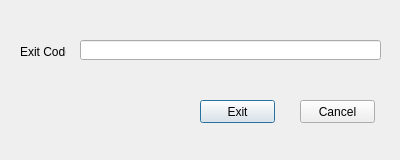
<?xml version="1.0" encoding="UTF-8"?>
<ui version="4.0">
 <class>ExitDialog</class>
 <widget class="QDialog" name="ExitDialog">
  <property name="geometry">
   <rect>
    <x>0</x>
    <y>0</y>
    <width>400</width>
    <height>160</height>
   </rect>
  </property>
  <property name="windowTitle">
   <string>Enter Exit Code</string>
  </property>
  <widget class="QPushButton" name="exitButton">
   <property name="geometry">
    <rect>
     <x>200</x>
     <y>100</y>
     <width>75</width>
     <height>23</height>
    </rect>
   </property>
   <property name="text">
    <string>Exit</string>
   </property>
  </widget>
  <widget class="QPushButton" name="cancelButton">
   <property name="geometry">
    <rect>
     <x>300</x>
     <y>100</y>
     <width>75</width>
     <height>23</height>
    </rect>
   </property>
   <property name="text">
    <string>Cancel</string>
   </property>
  </widget>
  <widget class="QLabel" name="exitCodeLabel">
   <property name="geometry">
    <rect>
     <x>20</x>
     <y>45</y>
     <width>46</width>
     <height>13</height>
    </rect>
   </property>
   <property name="text">
    <string>Exit Code:</string>
   </property>
  </widget>
  <widget class="QLineEdit" name="exitCodeLine">
   <property name="geometry">
    <rect>
     <x>80</x>
     <y>40</y>
     <width>301</width>
     <height>20</height>
    </rect>
   </property>
  </widget>
  <widget class="QLabel" name="errorLabel">
   <property name="geometry">
    <rect>
     <x>40</x>
     <y>70</y>
     <width>331</width>
     <height>16</height>
    </rect>
   </property>
   <property name="text">
    <string/>
   </property>
  </widget>
 </widget>
 <resources/>
 <connections/>
</ui>
